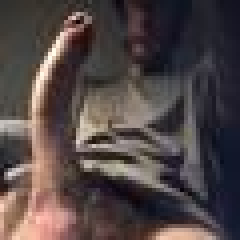
#> input picture dataset_v2/pics/jlsw31.jpg, 60 x 60 px (shown 4 times larger); its folder holds only this picture in this run
$ jupyter execute analysis.ipynb
#> lines starting #> are read from the running program, lines starting #| are printed output that depends on the picture
[cell 1]
import pandas as pd
import numpy as np
import seaborn as sns
import os
import cv2

[cell 2]
files = os.listdir('pics/')
rows = []
for f in files:
    img = cv2.imread(f'pics/{f}')
#> img is the input picture: shape (60, 60, 3); mean B, G, R 69.9, 70.5, 81.6
    avg_color_per_row = np.average(img, axis=0)
#> avg_color_per_row = 60 rows, first 8: [79.82, 86.42, 97.72], [76.68, 83.92, 94.2], [85.15, 91.7, 101.5], [85.05, 92.4, 102], [84.08, 91.95, 102.9], [83.13, 92.85, 106.3], [80.8, 92.03, 110], [89.28, 102.5, 125.3]
    r, g, b = np.average(avg_color_per_row, axis=0)
#> r = 69.93; g = 70.54; b = 81.56
    rows.append([f, r, g, b])

df = pd.DataFrame(rows, columns=['file', 'r', 'g', 'b'])
#> df = table of 1 rows and 4 columns
df.to_csv('analysis.csv')

[cell 3]
df.head()
#> Out = table of 1 rows and 4 columns

[cell 4]
sns.histplot(data=df, x='r', bins=51, color='red')
sns.histplot(data=df, x='g', bins=51, color='green')
sns.histplot(data=df, x='b', bins=51, color='blue')
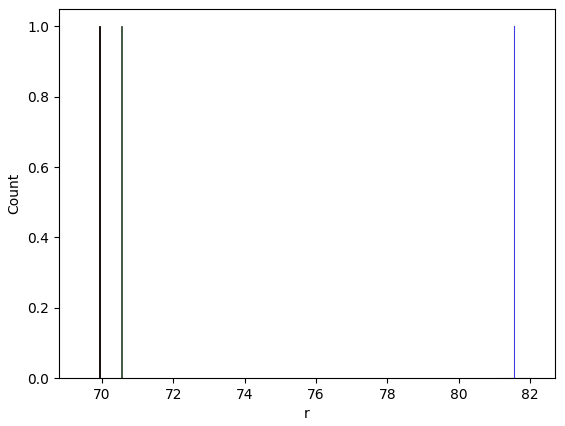
#> figure drawn by matplotlib, 1 panel; tallest bar 1 high, from x = 69.92 to 69.94; tallest bar 1 high, from x = 70.53 to 70.55; tallest bar 1 high, from x = 81.55 to 81.57

[cell 5]
sns.jointplot(data=df, x='r', y='g', kind='hist', bins=51)
sns.jointplot(data=df, x='r', y='b', kind='hist', bins=51)
sns.jointplot(data=df, x='b', y='g', kind='hist', bins=51)
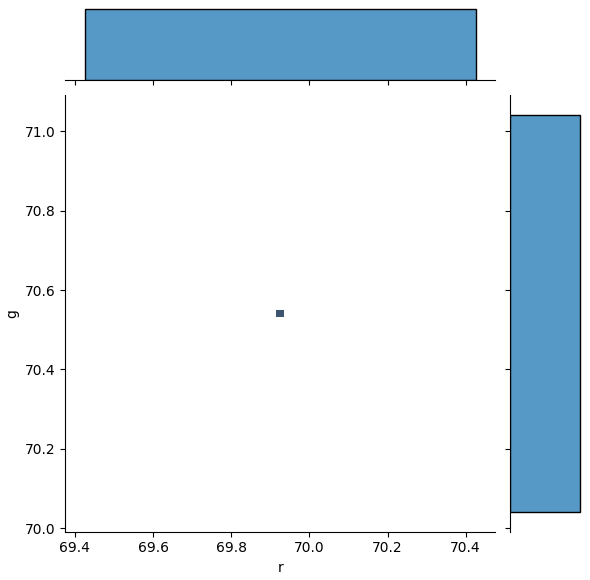
#> figure drawn by matplotlib, 3 panels

[cell 6]
def mountain_flattener(array):
    median = np.median(array)
    new_array = []
    for x in array:
        if x == median:
            new_array.append(x)
        elif x < median:
            inv_proportion = 1 - ((median - x) / median)
            new_array.append((inv_proportion ** 5) * median)
        else:
            inv_proportion = 1 - (((x - median)) / (255 - median))
            new_array.append((inv_proportion ** 5) * (255 - median))
    return new_array

dist = np.random.normal(loc=128, scale=128, size=8000)
sns.histplot(data=dist)
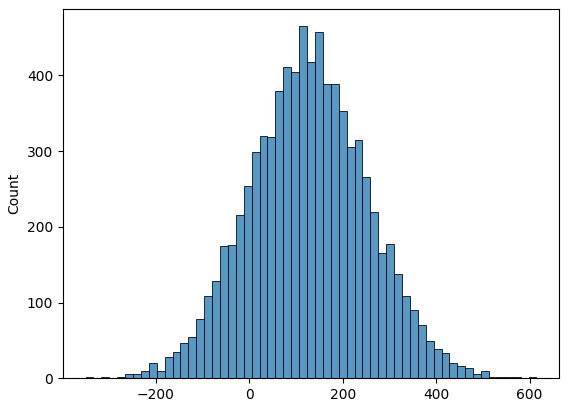
#> figure drawn by matplotlib, 1 panel; tallest bar 465 high, from x = 106.5 to 123.5

[cell 7]
values = df.values
new_colors = np.array([mountain_flattener(c) for c in values[:, 1:].transpose()])
#> new_colors = [69.93, 70.54, 81.56]
files = df.values[:, 0]

new_values = np.concatenate((files.reshape(-1, 1), new_colors.transpose()), axis=1)

new_df = pd.DataFrame(new_values, columns=['file', 'r', 'g', 'b'])
#> new_df = table of 1 rows and 4 columns
new_df.head()
#> Out = table of 1 rows and 4 columns

[cell 8]
sns.jointplot(data=new_df, x='r', y='g', kind='hist')
sns.jointplot(data=new_df, x='r', y='b', kind='hist')
sns.jointplot(data=new_df, x='b', y='g', kind='hist')
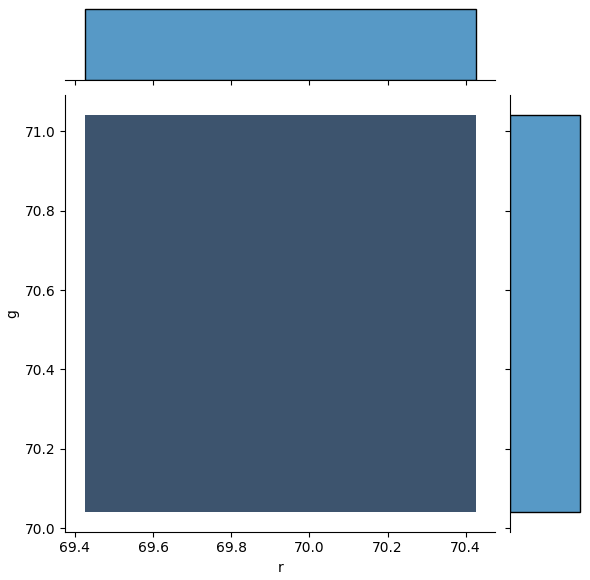
#> figure drawn by matplotlib, 3 panels

$ run again, on dataset_v2/pics/jlt3p8.jpg
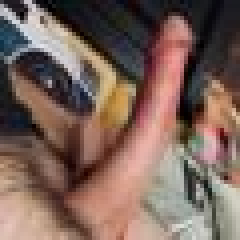
#> input picture dataset_v2/pics/jlt3p8.jpg, 60 x 60 px (shown 4 times larger)
#> img is the input picture: shape (60, 60, 3); mean B, G, R 89.9, 99.3, 122.9
#> avg_color_per_row = 60 rows, first 8: [91.57, 94.18, 104.8], [92.92, 96.48, 107], [95.88, 99.57, 111.8], [97.57, 102.2, 115.5], [94.2, 100, 114.8], [89.57, 96.58, 112.8], [92.8, 100.7, 118.5], [101, 110.1, 129.1]
#> r = 89.91; g = 99.33; b = 122.9
#> df = table of 1 rows and 4 columns
#> `[cell 5] sns.jointplot(data=df, x='r', y='g', kind='hist', bins=51) sn..`:
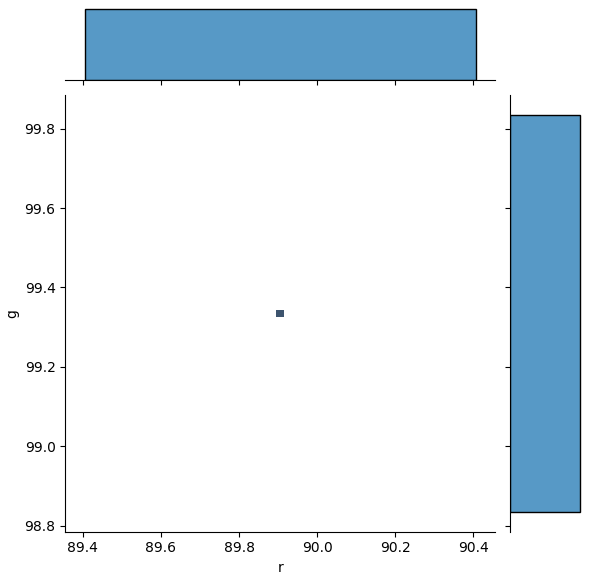
#> figure drawn by matplotlib, 3 panels
#> new_colors = [89.91, 99.33, 122.9]
#> new_df = table of 1 rows and 4 columns
#> `[cell 8] sns.jointplot(data=new_df, x='r', y='g', kind='hist') sns.joi..`:
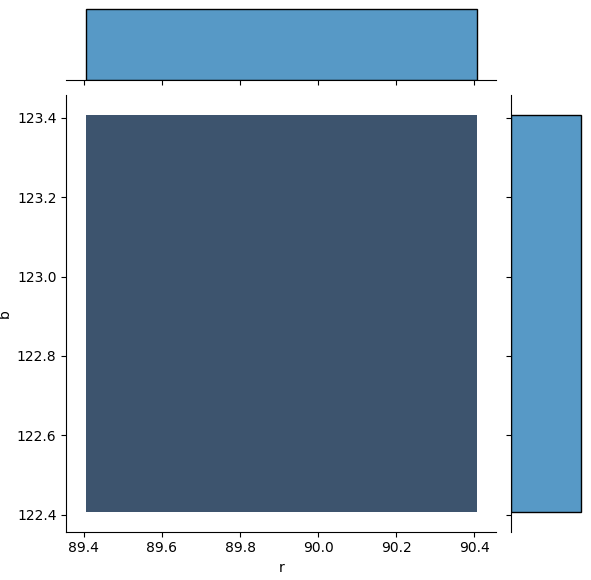
#> figure drawn by matplotlib, 3 panels

$ run again, on dataset_v2/pics/jlt530.jpg
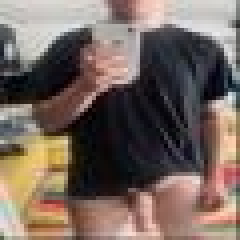
#> input picture dataset_v2/pics/jlt530.jpg, 60 x 60 px (shown 4 times larger)
#> img is the input picture: shape (60, 60, 3); mean B, G, R 95.3, 103.1, 118.5
#> avg_color_per_row = 60 rows, first 8: [117.2, 126, 131.6], [123.5, 134.8, 140.3], [122.9, 137.5, 144.1], [117.1, 136, 143.6], [117.3, 140.1, 149.9], [121, 146.9, 158.3], [122.2, 149.2, 163.3], [121.5, 149.1, 164.8]
#> r = 95.25; g = 103.1; b = 118.5
#> df = table of 1 rows and 4 columns
#> `[cell 5] sns.jointplot(data=df, x='r', y='g', kind='hist', bins=51) sn..`:
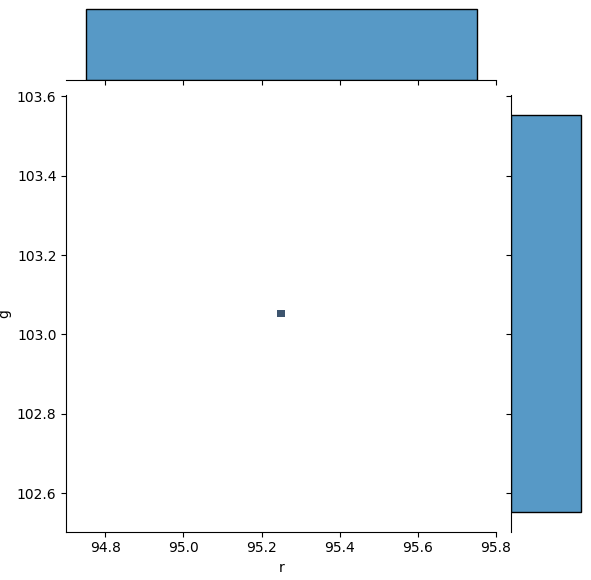
#> figure drawn by matplotlib, 3 panels
#> new_colors = [95.25, 103.1, 118.5]
#> new_df = table of 1 rows and 4 columns
#> `[cell 8] sns.jointplot(data=new_df, x='r', y='g', kind='hist') sns.joi..`:
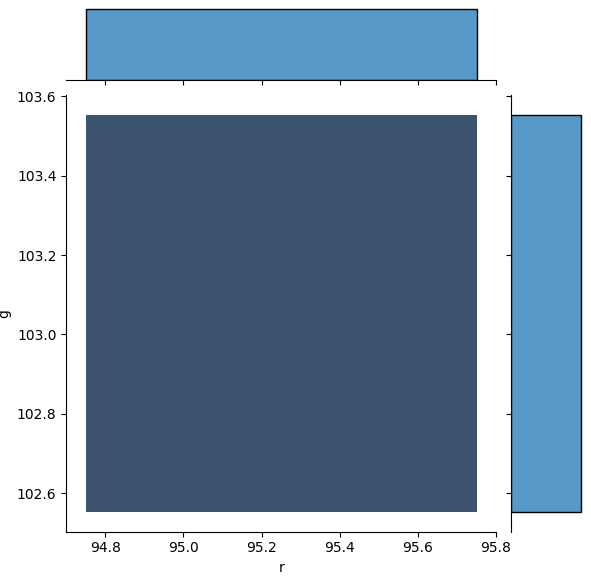
#> figure drawn by matplotlib, 3 panels

$ run again, on dataset_v2/pics/jlsw88.jpg
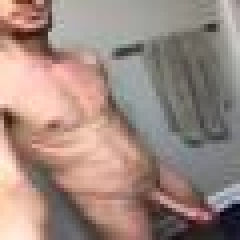
#> input picture dataset_v2/pics/jlsw88.jpg, 60 x 60 px (shown 4 times larger)
#> img is the input picture: shape (60, 60, 3); mean B, G, R 128, 136.6, 158.3
#> avg_color_per_row = 60 rows, first 8: [168.2, 191.5, 230.6], [159.1, 182.3, 221.9], [155.3, 176.5, 217.2], [150.4, 170.5, 212.8], [145.7, 163.4, 207.9], [143.8, 160.8, 205.8], [140.6, 156.4, 202], [136.4, 152.2, 196.4]
#> r = 128; g = 136.6; b = 158.3
#> df = table of 1 rows and 4 columns
#> `[cell 5] sns.jointplot(data=df, x='r', y='g', kind='hist', bins=51) sn..`:
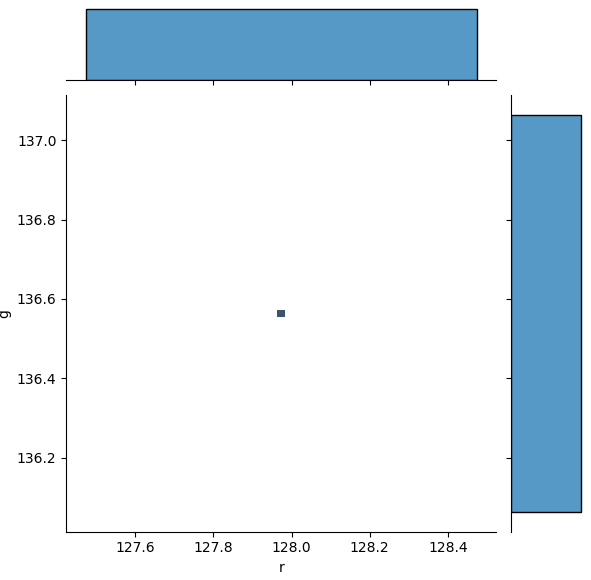
#> figure drawn by matplotlib, 3 panels
#> new_colors = [128, 136.6, 158.3]
#> new_df = table of 1 rows and 4 columns
#> `[cell 8] sns.jointplot(data=new_df, x='r', y='g', kind='hist') sns.joi..`:
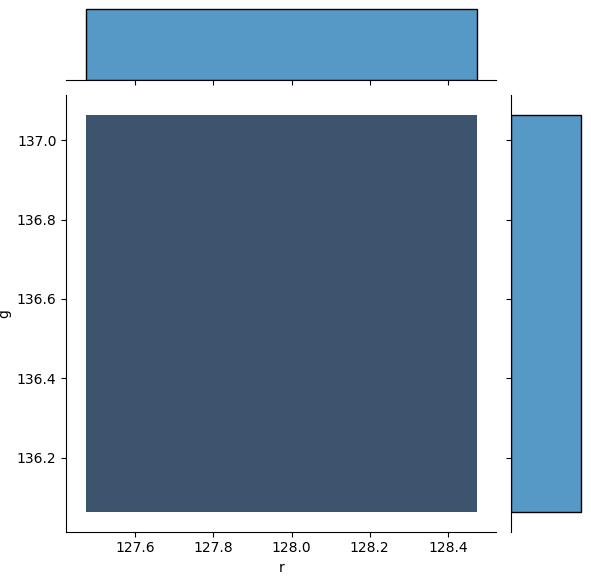
#> figure drawn by matplotlib, 3 panels
